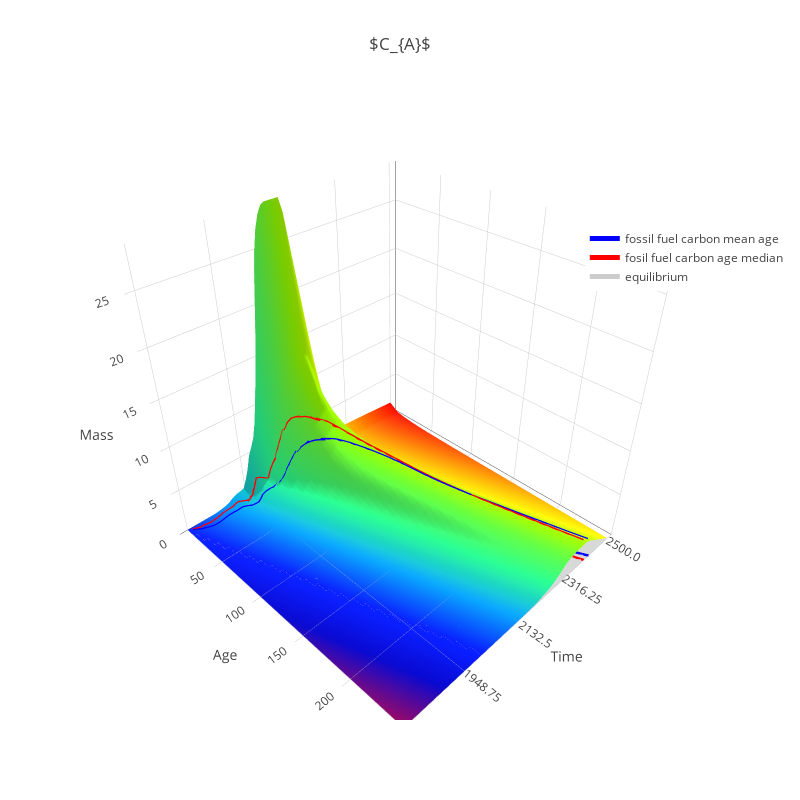
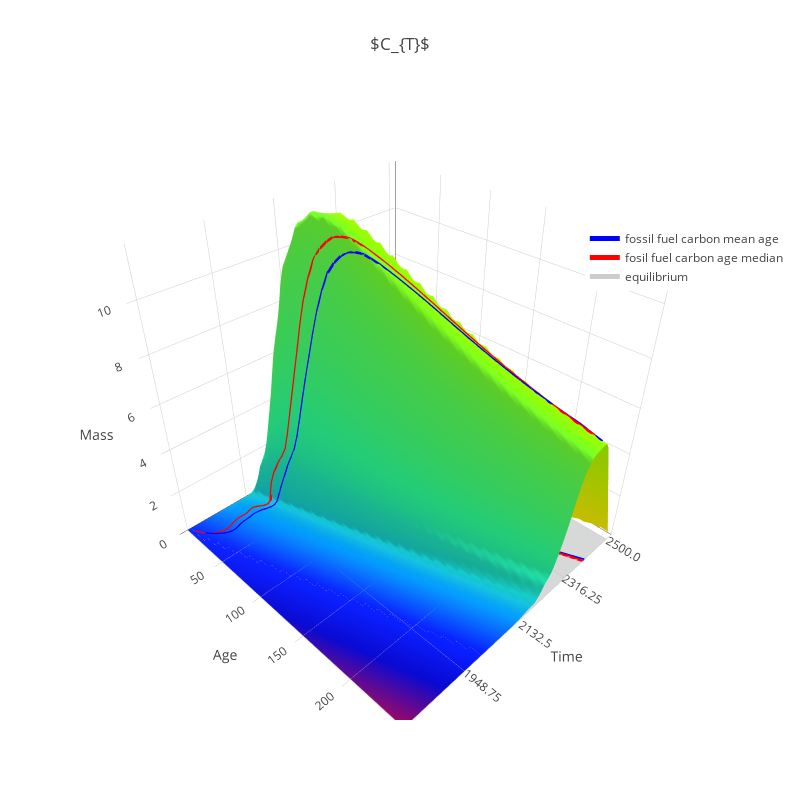

The notebook cell saved with these charts, in order:
### Code cell
# finally plot the figures
for fig in figs:
    fig['layout']['legend'] = dict(x=0.8, y=0.8)
    iplot(fig)
